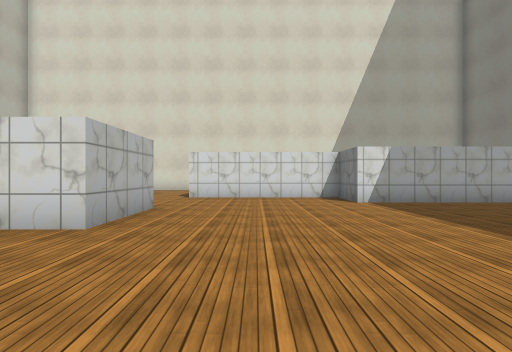
View 1 (above)

18 first-person views from a walk through a 3-D level made in the Unity game engine. The camera is 1.3 m above the floor, looks level and sees 85° across. The floor is counted in squares, 2 m on a side. Each view is taken from the middle of a square. On the plan, view 1 faces up. The plan holds only what a view shows up to about 9 squares ahead; the rest is blank. The place goes on beyond the plan. Surface patterns are stand-ins for the level's own textures.

View 2
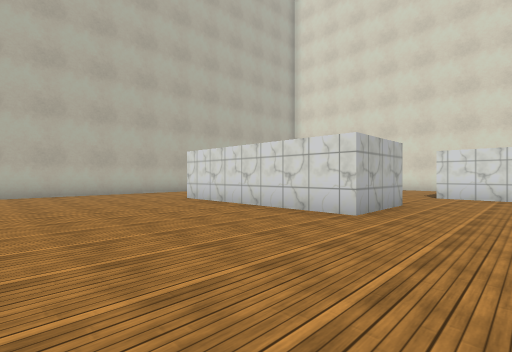

View 3
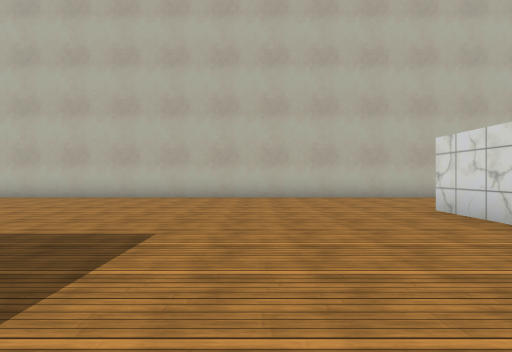

View 4
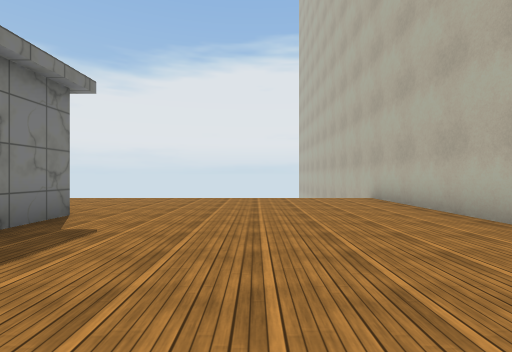

View 5
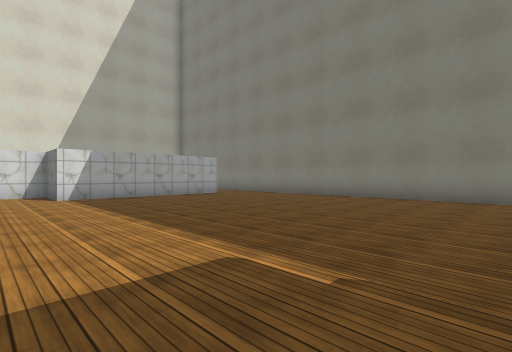

View 6
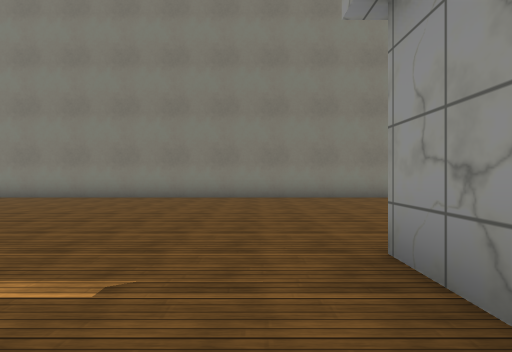

View 7
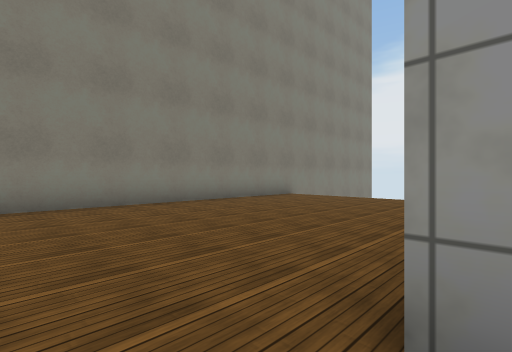

View 8
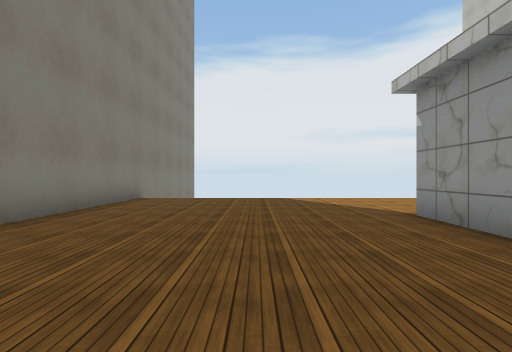

View 9
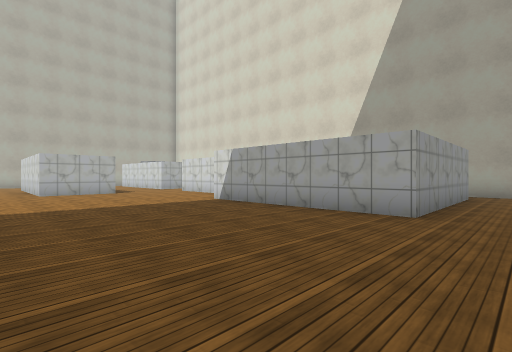

View 10
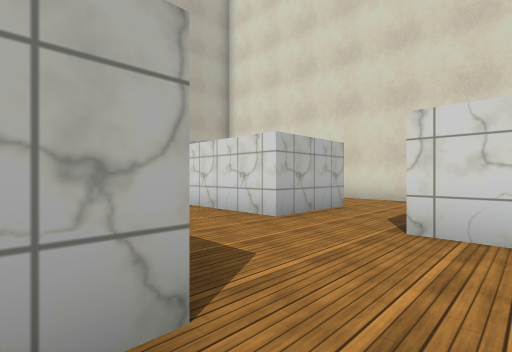

View 11
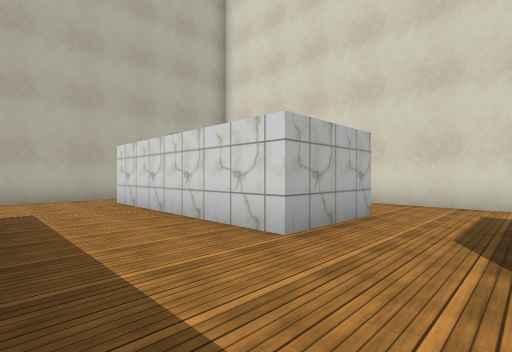

View 12
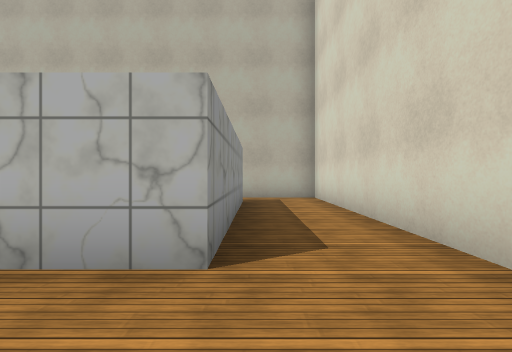

View 13
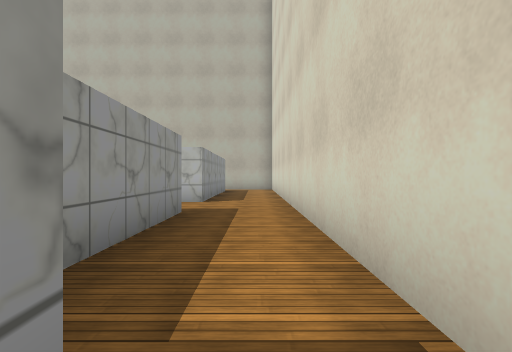

View 14
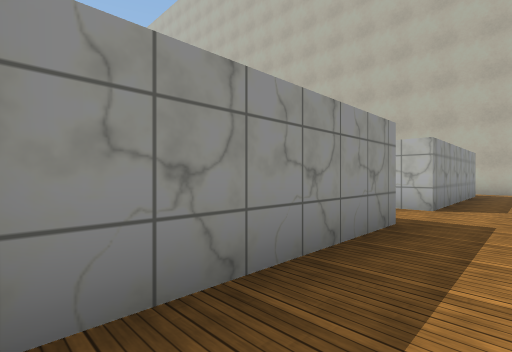

View 15
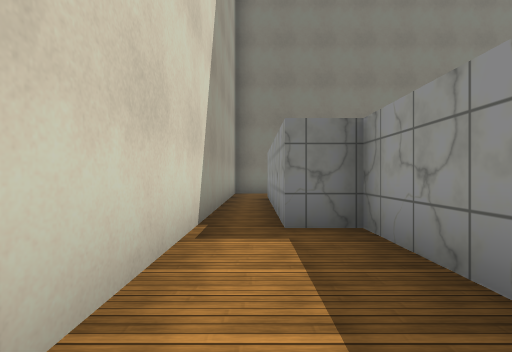

View 16
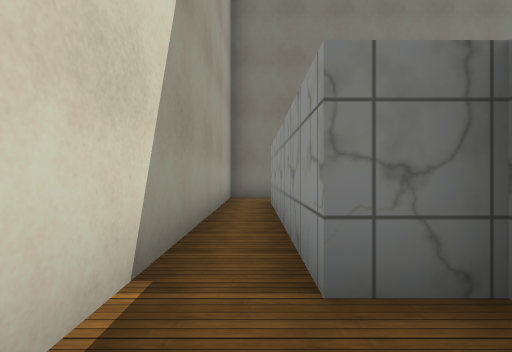

View 17
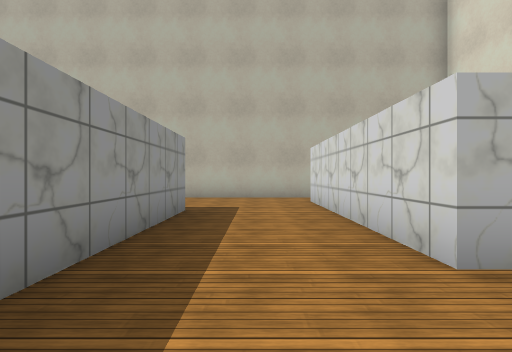

View 18
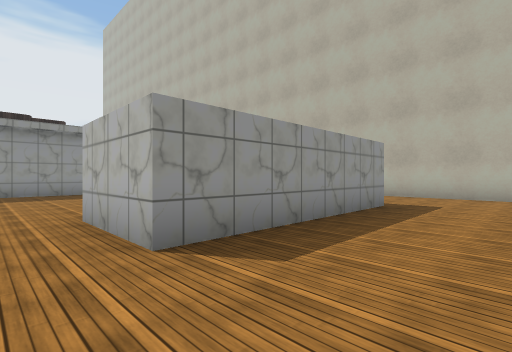

### Floor plan
Ten units are one square. View 1 is at (0, 0); x grows to the right and y downward. Boxes are objects, and circles mark ways between rooms. Rooms are numbered by the first view taken in them; rooms with no view inside come last. Other rooms are left out.
<svg viewBox="-109 -133 208 248">
<path fill="none" stroke="#000" d="M21 31 34 31M-26 31 -14 31M33 49 33 66M-39 66 -39 54M-74 -57 -21 -57 -21 -34 -74 -34M-39 -84 -92 -84M94 110 94 -57M-104 -89 -104 110M77 -116 77 -68 25 -68 25 -84 -21 -84M94 -115 94 -128 74 -128M-21 -107 25 -107 25 -116 77 -116M-91 -107 -39 -107 -39 -84M74 -128 -104 -128 -104 -105"/>
<circle cx="-100" cy="-95" r="3" fill="#2a7"/>
<circle cx="-30" cy="-95" r="3" fill="#2a7"/>
<circle cx="70" cy="-120" r="3" fill="#2a7"/>
<text x="0" y="10">1</text>
<text x="-30" y="-110">2</text>
</svg>
Room 1 opens to room 2.

Where each view was taken, in squares from view 1:
view 1: 0 up, 0 right, facing up
view 2: 1 down, 0 right, facing up-left
view 3: 0 up, 2 left, facing left
view 4: 2 down, 7 left, facing down
view 5: 2 down, 1 right, facing up-right
view 6: 2 down, 1 right, facing right
view 7: 2 down, 3 right, facing down-right
view 8: 2 down, 6 right, facing down
view 9: 2 up, 9 right, facing up-left
view 10: 5 up, 1 left, facing up-left
view 11: 6 up, 2 left, facing up-left
view 12: 11 up, 2 left, facing left
view 13: 12 up, 3 right, facing left
view 14: 12 up, 2 right, facing down-left
view 15: 12 up, 1 left, facing right
view 16: 12 up, 1 right, facing right
view 17: 7 up, 2 left, facing left
view 18: 8 up, 1 left, facing down-left
